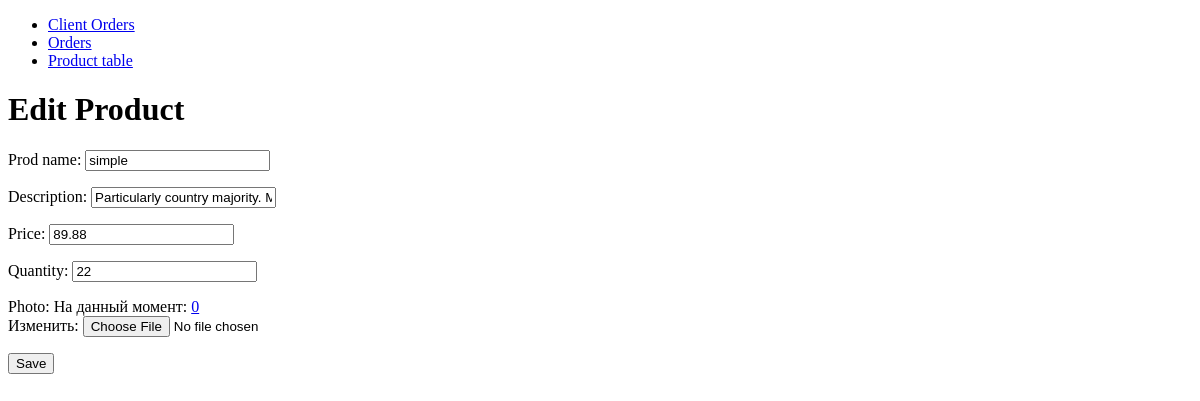
Page /edit_product/9/ on the earlier database version.
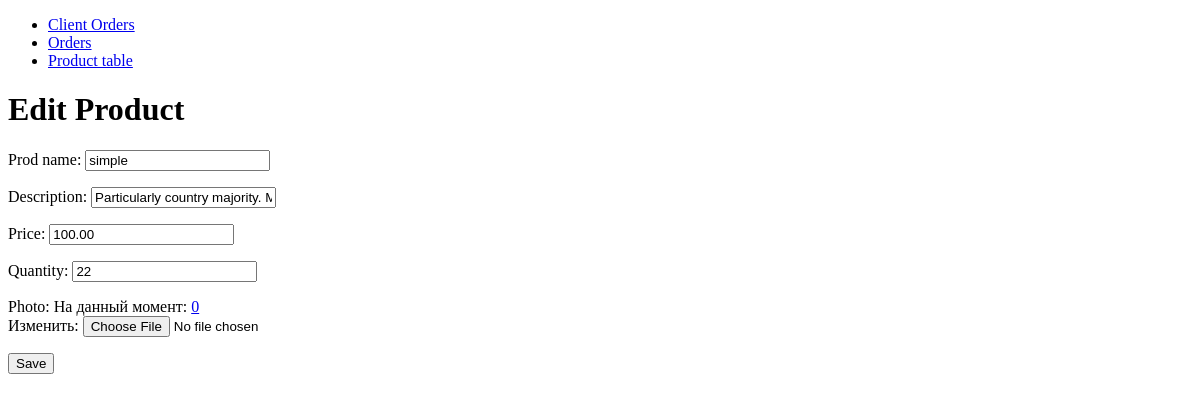
Same page on the later database version.
### myshop/models.py (models this page shows)
class Product(models.Model):
    prod_name = models.CharField(max_length=100)
    description = models.CharField(max_length=200)
    price = models.DecimalField(max_digits=8, decimal_places=2)
    quantity = models.IntegerField()
    add_date = models.DateField(auto_now_add=True)
    photo = models.ImageField(upload_to='product_images/')

### myshop/views.py (the view)
# urls.py: path('edit_product/<int:product_id>/', views.edit_product, name='edit_product'),
def edit_product(request, product_id):
    product = get_object_or_404(Product, pk=product_id)
    if request.method == 'POST':
        form = ProductForm(request.POST, request.FILES, instance=product)
        if form.is_valid():
            form.save()
            return redirect('product_table')
    else:
        form = ProductForm(instance=product)
    return render(request, 'myshop/edit_product.html', {'form': form})

### myshop/forms.py
class ProductForm(forms.ModelForm):
    class Meta:
        model = Product
        fields = ['prod_name', 'description', 'price', 'quantity', 'photo']
        image = forms.ImageField()

### myshop/templates/myshop/edit_product.html (shortened to what this page needs)
{% extends 'myshop/base.html' %}
{% block content %}
    <h1>Edit Product</h1>
    <form method="post" enctype="multipart/form-data">
        {{ form.as_p }}
        <button type="submit">Save</button>
    </form>
{% endblock %}

Differences in the rows shown:
changed Product "simple": price "89.88" → "100.00"
